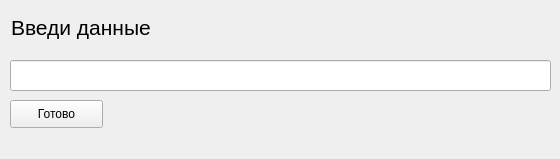
<?xml version="1.0" encoding="UTF-8"?>
<ui version="4.0">
 <class>Form</class>
 <widget class="QWidget" name="Form">
  <property name="geometry">
   <rect>
    <x>0</x>
    <y>0</y>
    <width>560</width>
    <height>159</height>
   </rect>
  </property>
  <property name="windowTitle">
   <string>Form</string>
  </property>
  <widget class="QLabel" name="label">
   <property name="geometry">
    <rect>
     <x>11</x>
     <y>11</y>
     <width>181</width>
     <height>33</height>
    </rect>
   </property>
   <property name="font">
    <font>
     <pointsize>16</pointsize>
    </font>
   </property>
   <property name="text">
    <string>Введи данные</string>
   </property>
  </widget>
  <widget class="QLineEdit" name="row">
   <property name="geometry">
    <rect>
     <x>10</x>
     <y>60</y>
     <width>541</width>
     <height>31</height>
    </rect>
   </property>
  </widget>
  <widget class="QPushButton" name="Done">
   <property name="geometry">
    <rect>
     <x>10</x>
     <y>100</y>
     <width>93</width>
     <height>28</height>
    </rect>
   </property>
   <property name="text">
    <string>Готово</string>
   </property>
  </widget>
 </widget>
 <resources/>
 <connections/>
</ui>
